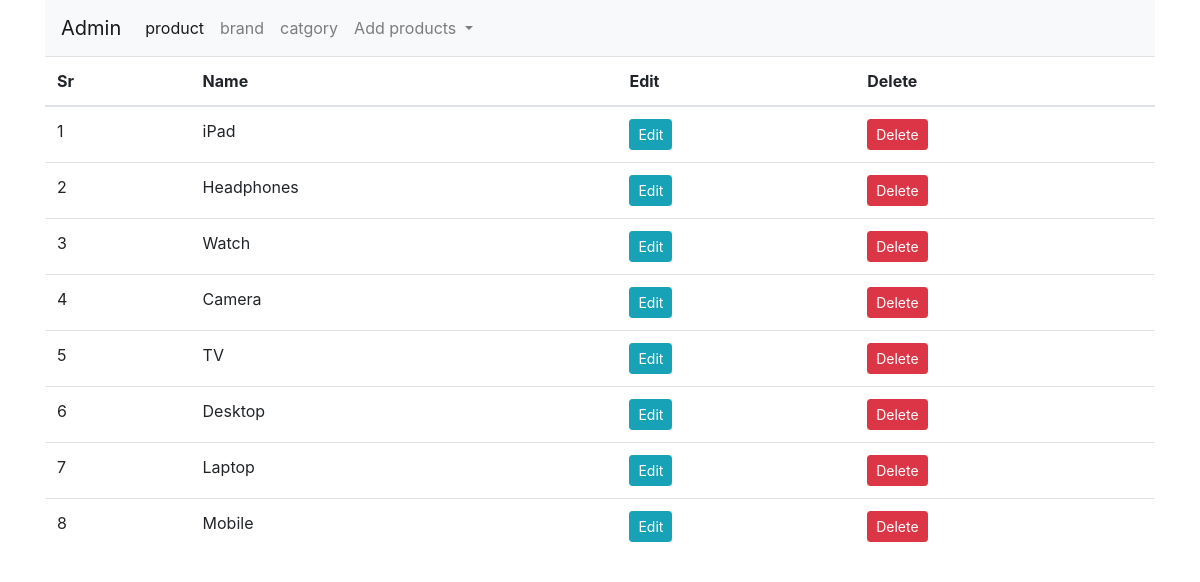
The page /categories on the database its author committed.
### shop/products/models.py (models this page shows, shortened)
class Category(db.Model):
    id = db.Column(db.Integer, primary_key=True)
    name = db.Column(db.String(30), unique=True, nullable=False)

### shop/admin/routes.py (the view)
@app.route('/categories')
def categories():
    categories = Category.query.order_by(Category.id.desc()).all()
    return render_template('admin/brand.html', title='categories',categories=categories)

### shop/customers/routes.py (called while the page is built)
@app.before_request
def make_session_permanent():
    session.permanent = True
    app.permanent_session_lifetime = timedelta(minutes=1)

### shop/templates/admin/brand.html (shortened to what this page needs)
{% extends 'layout.html' %}
{% block content %}
<div class="container">
    <nav class="navbar navbar-expand-lg navbar-light bg-light">
        <a class="navbar-brand" href="{{url_for('admin')}}">Admin</a>
        <div class="collapse navbar-collapse" id="navbarNavDropdown">
          <ul class="navbar-nav">
            <li class="nav-item active">
              <a class="nav-link" href="{{url_for('admin')}}">product <span class="sr-only">(current)</span></a>
            </li>
            <li class="nav-item">
              <a class="nav-link" href="{{url_for('brands')}}">brand</a>
            </li>
            <li class="nav-item">
              <a class="nav-link" href="{{url_for('categories')}}">catgory</a>
            </li>
            <li class="nav-item dropdown">
              <a class="nav-link dropdown-toggle" href="#" id="navbarDropdownMenuLink" role="button" data-toggle="dropdown" aria-haspopup="true" aria-expanded="false">
                Add products
              </a>
            </li>
          </ul>
        </div>
      </nav>
</div>
<div class="container">
    <table class="table tbale-sm">
        <thead>
            <th>Sr</th>
            <th>Name</th>
            <th>Edit</th>
            <th>Delete</th>
        </thead>
        <tbody>
         {% if brands %}
          {% for brand in brands %}
          <tr>
            <td>{{loop.index}}</td>
            <td>{{ brand.name }}</td>
            <td><a href="{{url_for('updatebrand', id=brand.id)}}" class="btn btn-sm btn-info">Edit</a></td>
            <td><button type="button" class="btn btn-danger btn-sm" data-toggle="modal" data-target="#exampleModal-{{brand.id}}">
              Delete
            </button></td>
          </tr>
<div class="modal fade" id="exampleModal-{{brand.id}}" tabindex="-1" role="dialog" aria-labelledby="exampleModalLabel" aria-hidden="true">
  <div class="modal-dialog" role="document">
    <div class="modal-content">
      <div class="modal-header">
        <h5 class="modal-title" id="exampleModalLabel">{{ brand.name }}</h5>
        <button type="button" class="close" data-dismiss="modal" aria-label="Close">
          <span aria-hidden="true">&times;</span>
        </button>
      </div>
      <div class="modal-body">
        <p class="text-danger">Are you Sure that you want to delete this brand ({{ brand.name }}) </p>
       </div>
       <div class="modal-footer">
        <button type="button" class="btn btn-secondary" data-dismiss="modal">Cancel</button>
        <form action="{{url_for('deletebrand',id=brand.id)}}" method="post">
          <button type="submit" class="btn btn-danger">Delete</button>
        </form>
      </div>
    </div>
  </div>
</div>
          {% endfor %}
          {% else %}
          {% for category in categories %}
          <tr>
            <td>{{loop.index}}</td>
            <td>{{ category.name }}</td>
            <td> <a href="{{url_for('updatecat', id=category.id)}}" class="btn btn-sm btn-info">Edit</a></td>
            <td><button type="button" class="btn btn-danger btn-sm" data-toggle="modal" data-target="#exampleModal-{{category.id}}">
              Delete
            </button></td>
          </tr>
          {% endfor %}
          {% endif %}
        </tbody>
    </table>
</div>
{% endblock content %}

### rows shown on the page
Category: name "iPad"
Category: name "Headphones"
Category: name "Watch"
Category: name "Camera"
Category: name "TV"
Category: name "Desktop"
Category: name "Laptop"
Category: name "Mobile"
